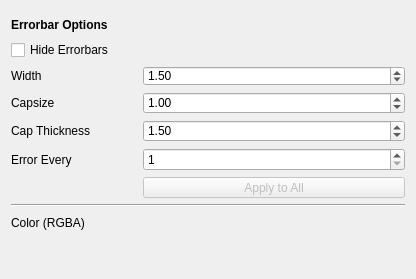
<?xml version="1.0" encoding="UTF-8"?>
<ui version="4.0">
 <class>Form</class>
 <widget class="QWidget" name="Form">
  <property name="geometry">
   <rect>
    <x>0</x>
    <y>0</y>
    <width>416</width>
    <height>279</height>
   </rect>
  </property>
  <property name="sizePolicy">
   <sizepolicy hsizetype="Fixed" vsizetype="Fixed">
    <horstretch>0</horstretch>
    <verstretch>0</verstretch>
   </sizepolicy>
  </property>
  <property name="windowTitle">
   <string>Form</string>
  </property>
  <layout class="QGridLayout" name="gridLayout">
   <item row="2" column="0">
    <layout class="QGridLayout" name="layout">
     <property name="sizeConstraint">
      <enum>QLayout::SetMinimumSize</enum>
     </property>
     <property name="topMargin">
      <number>5</number>
     </property>
     <item row="6" column="2">
      <widget class="QPushButton" name="apply_to_all_button">
       <property name="enabled">
        <bool>false</bool>
       </property>
       <property name="sizePolicy">
        <sizepolicy hsizetype="Expanding" vsizetype="Expanding">
         <horstretch>0</horstretch>
         <verstretch>0</verstretch>
        </sizepolicy>
       </property>
       <property name="minimumSize">
        <size>
         <width>200</width>
         <height>20</height>
        </size>
       </property>
       <property name="text">
        <string>Apply to All</string>
       </property>
       <property name="checkable">
        <bool>false</bool>
       </property>
      </widget>
     </item>
     <item row="4" column="1">
      <spacer name="horizontalSpacer_20">
       <property name="orientation">
        <enum>Qt::Horizontal</enum>
       </property>
       <property name="sizeType">
        <enum>QSizePolicy::Fixed</enum>
       </property>
       <property name="sizeHint" stdset="0">
        <size>
         <width>40</width>
         <height>20</height>
        </size>
       </property>
      </spacer>
     </item>
     <item row="8" column="0">
      <widget class="QLabel" name="color_label_3">
       <property name="text">
        <string>Color (RGBA)</string>
       </property>
      </widget>
     </item>
     <item row="3" column="1">
      <spacer name="horizontalSpacer_19">
       <property name="orientation">
        <enum>Qt::Horizontal</enum>
       </property>
       <property name="sizeType">
        <enum>QSizePolicy::Fixed</enum>
       </property>
       <property name="sizeHint" stdset="0">
        <size>
         <width>40</width>
         <height>20</height>
        </size>
       </property>
      </spacer>
     </item>
     <item row="2" column="1">
      <spacer name="horizontalSpacer_18">
       <property name="orientation">
        <enum>Qt::Horizontal</enum>
       </property>
       <property name="sizeType">
        <enum>QSizePolicy::Fixed</enum>
       </property>
       <property name="sizeHint" stdset="0">
        <size>
         <width>40</width>
         <height>20</height>
        </size>
       </property>
      </spacer>
     </item>
     <item row="3" column="0">
      <widget class="QLabel" name="draw_style_label_3">
       <property name="text">
        <string>Capsize</string>
       </property>
      </widget>
     </item>
     <item row="0" column="0" colspan="2">
      <widget class="QLabel" name="errorbar_options_label">
       <property name="minimumSize">
        <size>
         <width>79</width>
         <height>18</height>
        </size>
       </property>
       <property name="font">
        <font>
         <pointsize>9</pointsize>
         <weight>75</weight>
         <bold>true</bold>
        </font>
       </property>
       <property name="text">
        <string>Errorbar Options</string>
       </property>
      </widget>
     </item>
     <item row="4" column="0">
      <widget class="QLabel" name="width_label_3">
       <property name="text">
        <string>Cap Thickness</string>
       </property>
      </widget>
     </item>
     <item row="2" column="0">
      <widget class="QLabel" name="line_style_label_3">
       <property name="sizePolicy">
        <sizepolicy hsizetype="Fixed" vsizetype="Preferred">
         <horstretch>0</horstretch>
         <verstretch>0</verstretch>
        </sizepolicy>
       </property>
       <property name="text">
        <string>Width</string>
       </property>
      </widget>
     </item>
     <item row="5" column="2">
      <widget class="QSpinBox" name="error_every_spin_box">
       <property name="sizePolicy">
        <sizepolicy hsizetype="Minimum" vsizetype="Expanding">
         <horstretch>0</horstretch>
         <verstretch>0</verstretch>
        </sizepolicy>
       </property>
       <property name="minimumSize">
        <size>
         <width>190</width>
         <height>20</height>
        </size>
       </property>
       <property name="minimum">
        <number>1</number>
       </property>
      </widget>
     </item>
     <item row="5" column="0">
      <widget class="QLabel" name="label_3">
       <property name="text">
        <string>Error Every</string>
       </property>
      </widget>
     </item>
     <item row="3" column="2">
      <widget class="QDoubleSpinBox" name="capsize_spin_box">
       <property name="sizePolicy">
        <sizepolicy hsizetype="Minimum" vsizetype="Expanding">
         <horstretch>0</horstretch>
         <verstretch>0</verstretch>
        </sizepolicy>
       </property>
       <property name="minimumSize">
        <size>
         <width>190</width>
         <height>20</height>
        </size>
       </property>
       <property name="decimals">
        <number>2</number>
       </property>
       <property name="value">
        <double>1.000000000000000</double>
       </property>
      </widget>
     </item>
     <item row="2" column="2">
      <widget class="QDoubleSpinBox" name="width_spin_box">
       <property name="sizePolicy">
        <sizepolicy hsizetype="Minimum" vsizetype="Expanding">
         <horstretch>190</horstretch>
         <verstretch>20</verstretch>
        </sizepolicy>
       </property>
       <property name="minimumSize">
        <size>
         <width>190</width>
         <height>20</height>
        </size>
       </property>
       <property name="decimals">
        <number>2</number>
       </property>
       <property name="value">
        <double>1.500000000000000</double>
       </property>
      </widget>
     </item>
     <item row="8" column="1">
      <spacer name="horizontalSpacer_21">
       <property name="orientation">
        <enum>Qt::Horizontal</enum>
       </property>
       <property name="sizeType">
        <enum>QSizePolicy::Fixed</enum>
       </property>
       <property name="sizeHint" stdset="0">
        <size>
         <width>40</width>
         <height>20</height>
        </size>
       </property>
      </spacer>
     </item>
     <item row="4" column="2">
      <widget class="QDoubleSpinBox" name="cap_thickness_spin_box">
       <property name="sizePolicy">
        <sizepolicy hsizetype="Minimum" vsizetype="Expanding">
         <horstretch>0</horstretch>
         <verstretch>0</verstretch>
        </sizepolicy>
       </property>
       <property name="minimumSize">
        <size>
         <width>190</width>
         <height>20</height>
        </size>
       </property>
       <property name="decimals">
        <number>2</number>
       </property>
       <property name="value">
        <double>1.500000000000000</double>
       </property>
      </widget>
     </item>
     <item row="8" column="2">
      <widget class="QWidget" name="color_dummy_widget" native="true">
       <property name="sizePolicy">
        <sizepolicy hsizetype="Minimum" vsizetype="Expanding">
         <horstretch>0</horstretch>
         <verstretch>0</verstretch>
        </sizepolicy>
       </property>
       <property name="minimumSize">
        <size>
         <width>190</width>
         <height>20</height>
        </size>
       </property>
      </widget>
     </item>
     <item row="1" column="0" colspan="2">
      <widget class="QCheckBox" name="hide_errorbars_tickbox">
       <property name="text">
        <string>Hide Errorbars</string>
       </property>
      </widget>
     </item>
     <item row="5" column="1">
      <spacer name="horizontalSpacer_22">
       <property name="orientation">
        <enum>Qt::Horizontal</enum>
       </property>
       <property name="sizeType">
        <enum>QSizePolicy::Fixed</enum>
       </property>
       <property name="sizeHint" stdset="0">
        <size>
         <width>40</width>
         <height>20</height>
        </size>
       </property>
      </spacer>
     </item>
     <item row="7" column="0" colspan="3">
      <widget class="Line" name="line">
       <property name="orientation">
        <enum>Qt::Horizontal</enum>
       </property>
      </widget>
     </item>
    </layout>
   </item>
   <item row="3" column="0">
    <spacer name="verticalSpacer_2">
     <property name="orientation">
      <enum>Qt::Vertical</enum>
     </property>
     <property name="sizeHint" stdset="0">
      <size>
       <width>20</width>
       <height>40</height>
      </size>
     </property>
    </spacer>
   </item>
  </layout>
 </widget>
 <tabstops>
  <tabstop>hide_errorbars_tickbox</tabstop>
  <tabstop>width_spin_box</tabstop>
  <tabstop>capsize_spin_box</tabstop>
  <tabstop>cap_thickness_spin_box</tabstop>
  <tabstop>error_every_spin_box</tabstop>
  <tabstop>apply_to_all_button</tabstop>
 </tabstops>
 <resources/>
 <connections/>
</ui>
